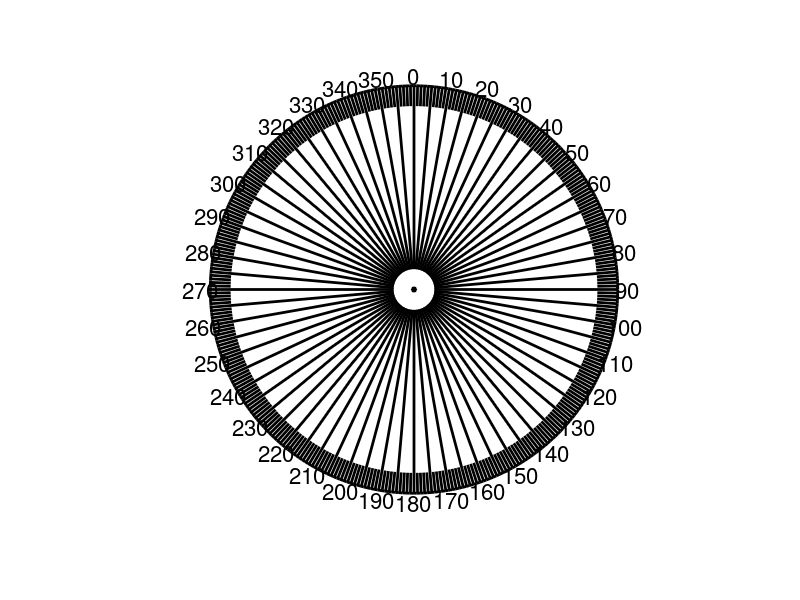

Here is the MATLAB script that generated this plot:
close all
%%
hCircle = figure('visible', 'off');
set(hCircle, 'NumberTitle', 'off');
% set(hCircle, 'MenuBar','none');
set(hCircle, 'visible', 'on');
A=linspace(0, 2*pi, 360);

ridus = 8;
x1=ridus*cos(A);
y1=ridus*sin(A);
plot(x1,y1, 'k', 'linewidth',2)
hold on
fill(0.1*cos(A),0.1*sin(A),'k');
axis off
axis([-ridus*1.2 ridus*1.2 -ridus*1.2 ridus*1.2])
axis equal

%% define axis
for k = 0:359
    param = ridus*0.9;
    flag = false;
    if mod(k,5) == 0
        param = ridus*0.1;
%     param = 0;
    end
    if mod(k,10) == 0
        flag = true;
    end
    xk=ridus*cos(-2*pi/360*k+pi/2);
    yk=ridus*sin(-2*pi/360*k+pi/2);
    plot([xk xk/ridus*param],[yk yk/ridus*param],'k', 'linewidth',2)
%     plot([xk 0],[yk 0],'k', 'linewidth',2)
    if flag
        h=text(xk*1.05,yk*1.05,num2str(k),'fontsize',16,'color',[0 0 0],'HorizontalAlignment','center');
    end
end




